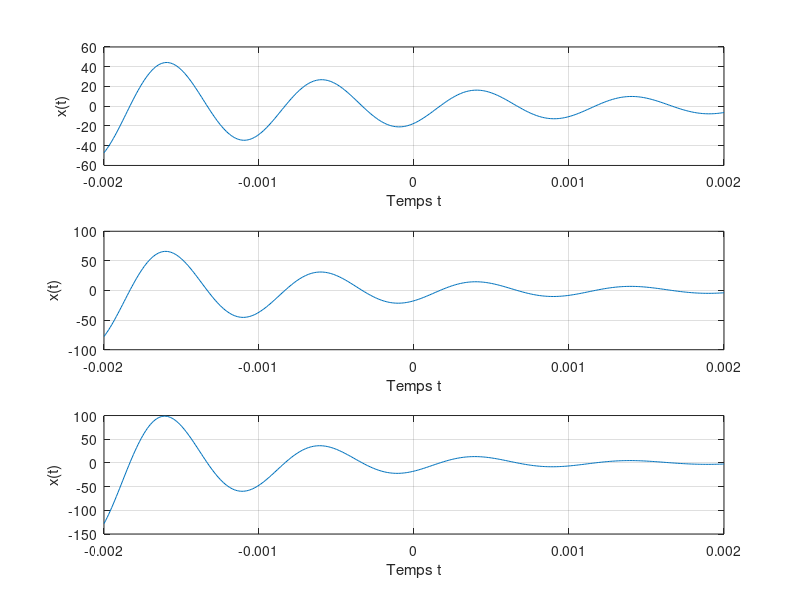

The MATLAB source for this figure:
%creation d'un vecteur de temps
t=(-2:0.01:2)/1000;

%Paramètres exonentiels
a_valeurs=[500,750,1000];

%Boucle pour tracer les sinaux pour chaque valeur de a
for i=1:length(a_valeurs)
    a=a_valeurs(i);
    x=20*sin(2*pi*1000*t-pi/3).*exp(-a*t);
    
    %Contsrucion du graphique
    
    subplot(length(a_valeurs),1,i);
    plot(t,x);
    xlabel('Temps t');
    ylabel('x(t)');
    
    grid on;
end